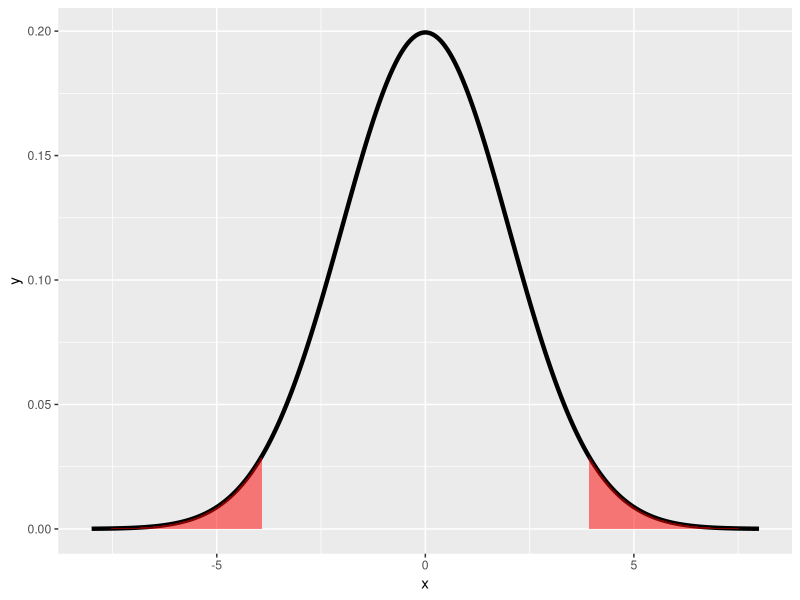

The R source for this figure:
x <- seq(-8,8, length = 2000)
dat <- data.frame(x=x, y=dnorm(x,sd=2))
library(ggplot2)
g <- ggplot(dat, aes(x = x, y = y)) + geom_line(size = 1.5)+scale_y_continuous(limits=c(0,max(dat$y)))
g <- g + geom_ribbon(data = subset(dat,x>qnorm(0.975,sd=2)), aes(x = x, ymin=0, ymax = y), fill="red",alpha=.5)
g <- g + geom_ribbon(data = subset(dat,x<qnorm(0.025,sd=2)), aes(x = x, ymin=0, ymax = y), fill="red",alpha=.5)
g <- g + theme(legend.position="none")
print(g)

